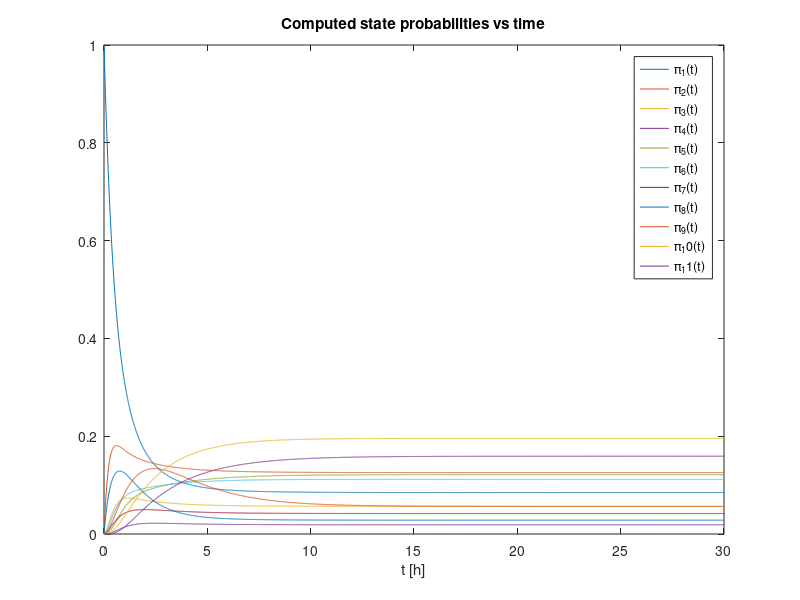

Source code (MATLAB):
% Script for computing state probabilities [Basili Valentino]
clear all
close all
clc

% Parameters
lambda_a = 1;  % [train arrivals/h]
lambda_d = 2;  % [train departs/h]
lambda_c = 1.5;  % [train_preparation/h]
lambda_g = 0.5;  % [fault/h]
lambda_r = 0.5;  % [repairs/h]
pi0 = [ 1 0 0 0 0 0 0 0 0 0 0 ]; % initial state
q1_1   = -(lambda_a + lambda_g);
q2_2   = -(lambda_c + lambda_a + lambda_g);
q3_3   = -(lambda_d + lambda_g + lambda_a);
q4_4   = -(lambda_r + lambda_a);
q5_5   = -(lambda_d + lambda_g);
q6_6   = -(lambda_c + lambda_g);
q7_7   = -(lambda_r + lambda_a);
q8_8   = -(lambda_r + lambda_a);
q9_9   = -lambda_r;
q10_10 = -lambda_r;
q11_11 = -lambda_r;

% Transition rate matrix
Q = [
    q1_1,     lambda_a, 0,        0,        0,        0,        0,        lambda_g, 0,        0,        0;
    0,        q2_2,     lambda_c, 0,        0,        lambda_a, lambda_g, 0,        0,        0,        0;
    lambda_d, 0,        q3_3,     lambda_g, lambda_a, 0,        0,        0,        0,        0,        0;
    0,        0,        lambda_r, q4_4,     0,        0,        0,        0,        0,        0,        lambda_a;
    0,        lambda_d, 0,        0,        q5_5,     0,        0,        0,        0,        0,        lambda_g;
    0,        0,        0,        0,        lambda_c, q6_6,     0,        0,        0,        lambda_g, 0;
    0,        lambda_r, 0,        0,        0,        0,        q7_7,     0,        0,        lambda_a, 0;
    lambda_r, 0,        0,        0,        0,        0,        0,        q8_8,     lambda_a, 0,        0;
    0,        lambda_r, 0,        0,        0,        0,        0,        0,        q9_9,     0,        0;
    0,        0,        0,        0,        0,        lambda_r, 0,        0,        0,        q10_10,   0;
    0,        0,        0,        0,        lambda_r, 0,        0,        0,        0,        0,        q11_11
];

% Plot of state probabilities vs time
T = 0:0.01:30;
PI = [];
for t = T
    PI = [ PI ; pi0*expm(Q*t) ];
end
figure
plot(T,PI)
title('Computed state probabilities vs time')
xlabel('t [h]')
legend('\pi_1(t)','\pi_2(t)','\pi_3(t)','\pi_4(t)','\pi_5(t)','\pi_6(t)','\pi_7(t)','\pi_8(t)','\pi_9(t)','\pi_10(t)','\pi_11(t)')

% Limit state probabilities at t=30 h
t_star = 30;
pi_star = pi0*expm(Q*t_star);
disp("Limit state probabilities computed analytically: ");
disp(['pi = [' num2str(pi_star) ']']);
